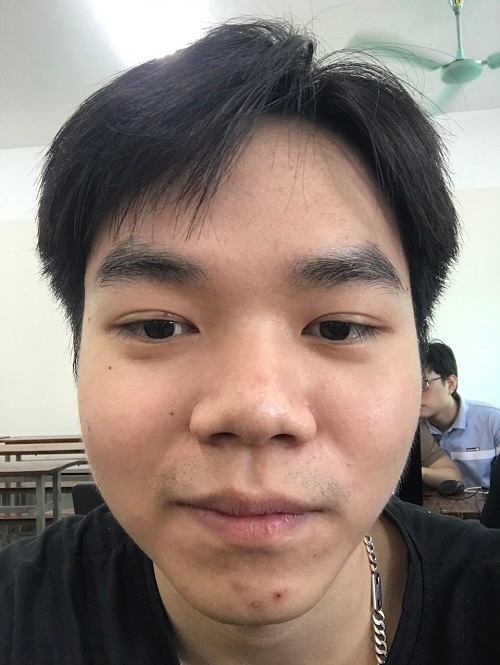
#> input picture Tuan 7/pic1.jpg, 500 x 665 px
$ python vidu2.py
#> lines starting #> are read from the running program, lines starting #| are printed output that depends on the picture
import cv2
import numpy as np
img = cv2.imread('pic1.jpg')
#> img is the input picture: shape (665, 500, 3); mean B, G, R 116.9, 125.3, 140.5
cv2.imshow('pic1', img)
# generating the kernels
kernel_sharpen_1 = np.array([[-1,-1,-1], [-1,9,-1], [-1,-1,-1]])
kernel_sharpen_2 = np.array([[1,1,1], [1,-7,1], [1,1,1]])
kernel_sharpen_3 = np.array([[-1,-1,-1,-1,-1],
 [-1,2,2,2,-1],
 [-1,2,8,2,-1],
 [-1,2,2,2,-1],
 [-1,-1,-1,-1,-1]]) / 8.0
# applying different kernels to the input image
output_1 = cv2.filter2D(img, -1, kernel_sharpen_1)
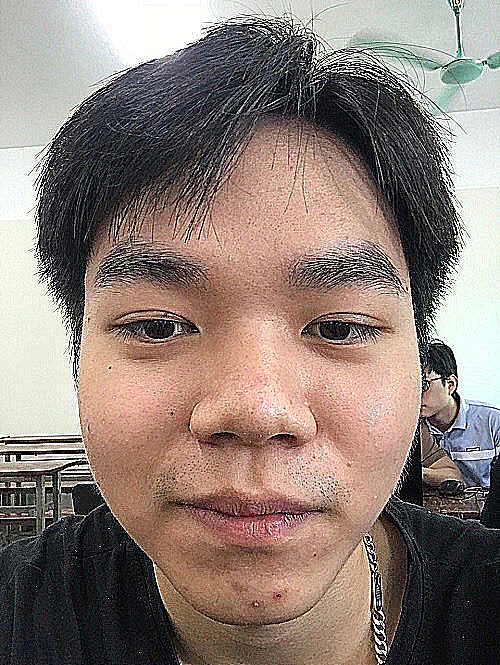
#> output_1: shape (665, 500, 3); mean B, G, R 118, 126.1, 140.9
output_2 = cv2.filter2D(img, -1, kernel_sharpen_2)
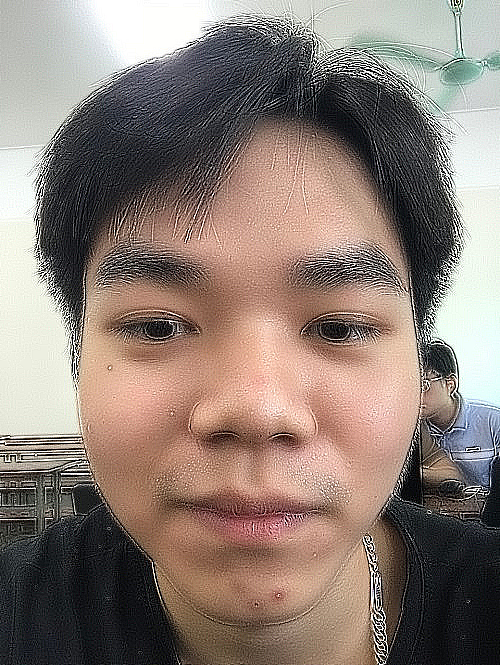
#> output_2: shape (665, 500, 3); mean B, G, R 117.5, 125.7, 140.6
output_3 = cv2.filter2D(img, -1, kernel_sharpen_3)
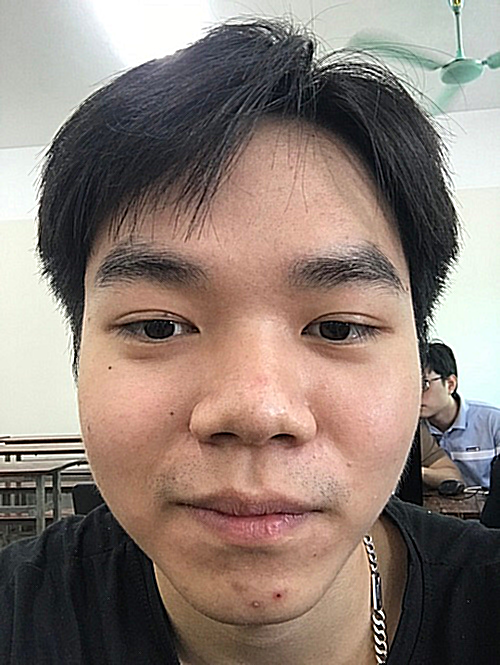
#> output_3: shape (665, 500, 3); mean B, G, R 117, 125.3, 140.4
cv2.imshow('Sharpening', output_1)
cv2.imshow('Excessive Sharpening', output_2)
cv2.imshow('Edge Enhancement', output_3)
cv2.waitKey(0)
